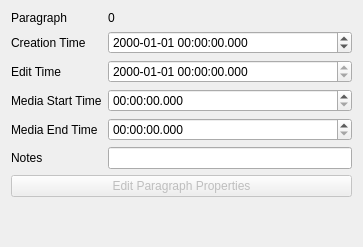
           <widget class="QWidget" name="scrollAreaWidgetContents_4">
            <property name="geometry">
             <rect>
              <x>0</x>
              <y>0</y>
              <width>363</width>
              <height>247</height>
             </rect>
            </property>
            <layout class="QVBoxLayout" name="verticalLayout_32">
             <item>
              <layout class="QFormLayout" name="formLayout_2">
               <item row="0" column="0">
                <widget class="QLabel" name="label_2">
                 <property name="text">
                  <string>Paragraph</string>
                 </property>
                </widget>
               </item>
               <item row="0" column="1">
                <widget class="QLabel" name="editorParagraphLabel">
                 <property name="toolTip">
                  <string>Paragraph number</string>
                 </property>
                 <property name="text">
                  <string>0</string>
                 </property>
                </widget>
               </item>
               <item row="1" column="0">
                <widget class="QLabel" name="label">
                 <property name="text">
                  <string>Creation Time</string>
                 </property>
                </widget>
               </item>
               <item row="1" column="1">
                <widget class="QDateTimeEdit" name="editorCreationTime">
                 <property name="focusPolicy">
                  <enum>Qt::FocusPolicy::NoFocus</enum>
                 </property>
                 <property name="toolTip">
                  <string>Modifies creation time of paragraph</string>
                 </property>
                 <property name="keyboardTracking">
                  <bool>false</bool>
                 </property>
                 <property name="displayFormat">
                  <string>yyyy-MM-dd hh:mm:ss.zzz</string>
                 </property>
                </widget>
               </item>
               <item row="2" column="0">
                <widget class="QLabel" name="label_6">
                 <property name="text">
                  <string>Edit Time</string>
                 </property>
                </widget>
               </item>
               <item row="2" column="1">
                <widget class="QDateTimeEdit" name="editorEditTime">
                 <property name="focusPolicy">
                  <enum>Qt::FocusPolicy::NoFocus</enum>
                 </property>
                 <property name="toolTip">
                  <string>Read only. Displays edit time of paragraph. Will change upon any cursor movement.</string>
                 </property>
                 <property name="readOnly">
                  <bool>true</bool>
                 </property>
                 <property name="keyboardTracking">
                  <bool>false</bool>
                 </property>
                 <property name="displayFormat">
                  <string>yyyy-MM-dd hh:mm:ss.zzz</string>
                 </property>
                </widget>
               </item>
               <item row="3" column="0">
                <widget class="QLabel" name="label_4">
                 <property name="text">
                  <string>Media Start Time</string>
                 </property>
                </widget>
               </item>
               <item row="3" column="1">
                <widget class="QTimeEdit" name="editorAudioStart">
                 <property name="focusPolicy">
                  <enum>Qt::FocusPolicy::NoFocus</enum>
                 </property>
                 <property name="toolTip">
                  <string>Modifies media start time of paragraph.</string>
                 </property>
                 <property name="keyboardTracking">
                  <bool>false</bool>
                 </property>
                 <property name="currentSection">
                  <enum>QDateTimeEdit::Section::HourSection</enum>
                 </property>
                 <property name="displayFormat">
                  <string>hh:mm:ss.zzz</string>
                 </property>
                </widget>
               </item>
               <item row="4" column="0">
                <widget class="QLabel" name="label_5">
                 <property name="text">
                  <string>Media End Time</string>
                 </property>
                </widget>
               </item>
               <item row="4" column="1">
                <widget class="QTimeEdit" name="editorAudioEnd">
                 <property name="focusPolicy">
                  <enum>Qt::FocusPolicy::NoFocus</enum>
                 </property>
                 <property name="toolTip">
                  <string>Sets media end time for this paragraph. </string>
                 </property>
                 <property name="keyboardTracking">
                  <bool>false</bool>
                 </property>
                 <property name="displayFormat">
                  <string>hh:mm:ss.zzz</string>
                 </property>
                </widget>
               </item>
               <item row="5" column="0">
                <widget class="QLabel" name="label_7">
                 <property name="text">
                  <string>Notes</string>
                 </property>
                </widget>
               </item>
               <item row="5" column="1">
                <widget class="QLineEdit" name="editorNotes">
                 <property name="focusPolicy">
                  <enum>Qt::FocusPolicy::NoFocus</enum>
                 </property>
                 <property name="toolTip">
                  <string>Custom notes attached to paragraph</string>
                 </property>
                </widget>
               </item>
              </layout>
             </item>
             <item>
              <widget class="QPushButton" name="submitEdited">
               <property name="enabled">
                <bool>false</bool>
               </property>
               <property name="focusPolicy">
                <enum>Qt::FocusPolicy::NoFocus</enum>
               </property>
               <property name="toolTip">
                <string>Enable with checkbox in order to submit edits</string>
               </property>
               <property name="text">
                <string>Edit Paragraph Properties</string>
               </property>
              </widget>
             </item>
             <item>
              <spacer name="verticalSpacer_7">
               <property name="orientation">
                <enum>Qt::Orientation::Vertical</enum>
               </property>
               <property name="sizeHint" stdset="0">
                <size>
                 <width>20</width>
                 <height>40</height>
                </size>
               </property>
              </spacer>
             </item>
            </layout>
           </widget>
